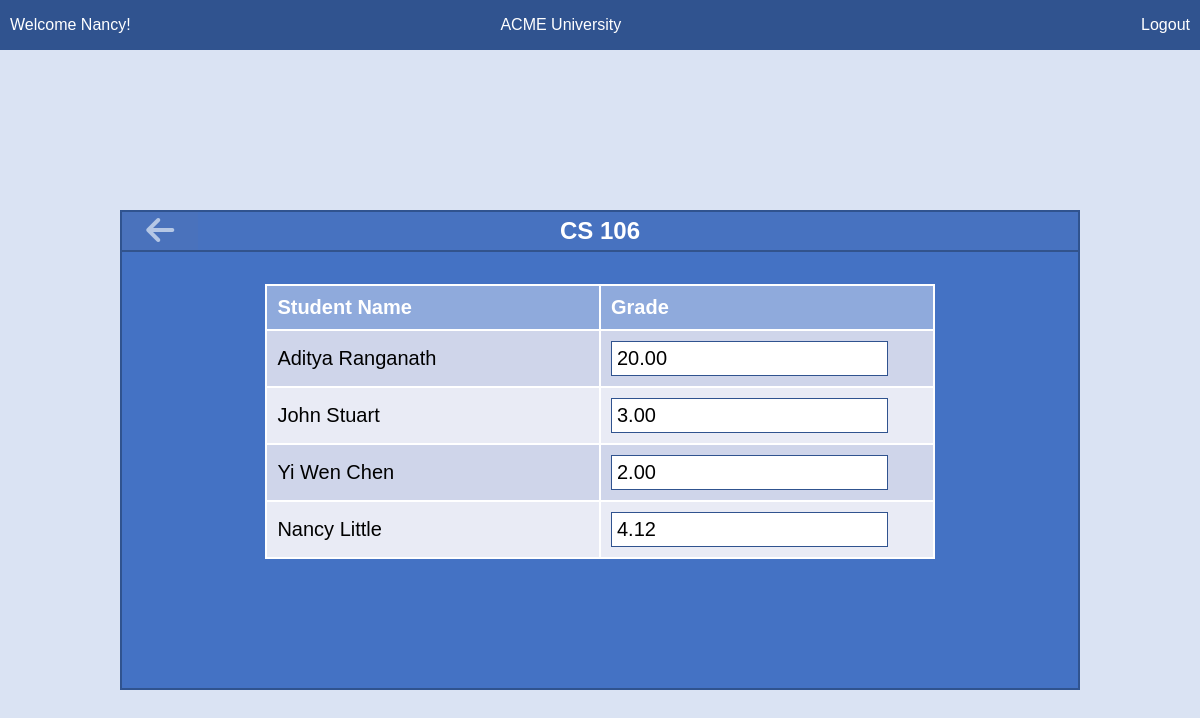
Page /editGrade/1/ (signed in) on the earlier database version.
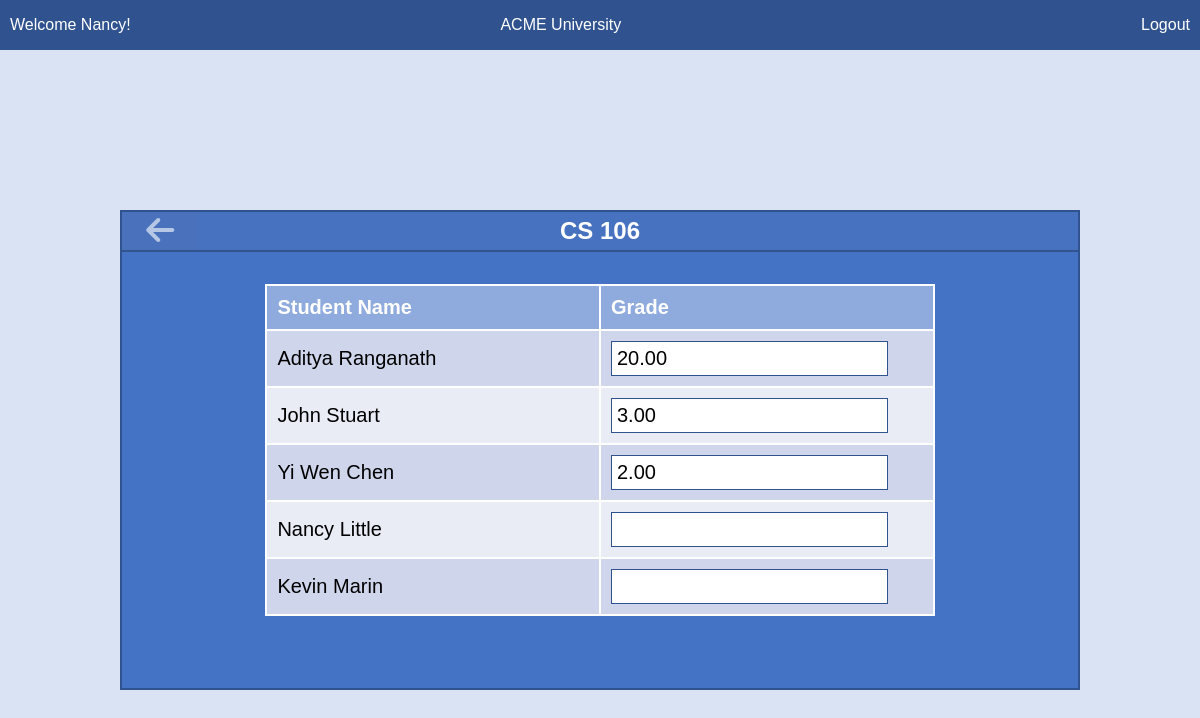
Same page on the later database version.
### base/models.py (models this page shows, shortened)
class Enrollment(models.Model):
    student = models.ForeignKey(Student, on_delete=models.CASCADE, related_name='enrollments')
    course = models.ForeignKey(Course, on_delete=models.CASCADE, related_name='enrollments')
    grade = models.DecimalField(max_digits=5, decimal_places=2, null=True, blank=True)
    class Meta:
        unique_together = ('student', 'course')

class Student(models.Model):
    student_user = models.OneToOneField(User, on_delete=models.CASCADE, related_name='student')
    username = models.CharField(max_length=200, blank=True, null=True)
    first_name = models.CharField(max_length=200, blank=True, null=True)

### base/views.py (the view)
# urls.py: path('editGrade/<int:course_id>/', views.editGrade, name='editGrade'),
@login_required(login_url='login')
def editGrade(request, course_id):
    course = Course.objects.get(id=course_id)
    enrollments = Enrollment.objects.filter(course=course)
    if request.method == 'POST':
        formset = EnrollmentFormSet(request.POST, queryset=enrollments)
        if formset.is_valid():
            formset.save()
            return redirect('home')
        else:
            print(formset.errors)
    else:
        formset = EnrollmentFormSet(queryset=enrollments)
    context = {'enrollments': enrollments, 'formset': formset, 'course': course}
    return render(request, 'base/editing.html', context)

### base/models.py (called while the page is built)
    def __str__(self):
        return str(self.course)

### base/templates/base/editing.html (shortened to what this page needs)
  {% extends 'main.html' %} {% block content %}
  <div class="flex-container">
  <div class="mid-container">
  <div class="title-container">
    <div class="item">
        <button class="click" id="button4" onclick="submitForm(event)"><i class="fas fa-arrow-left arrow-icon" style="color: rgb(181, 199, 229);"></i></i></button>
      <h2 id="button3" >{{course}}</h2>
  </div>
</div>
  <div class="table-container">
    <form method="post">
        <table id="first">
            <col style="width: 50%" />
            <col style="width: 50%" />
            <tr>
                <th>Student Name</th>
                <th>Grade</th>
            </tr>
            {% for form in formset %}
                <tr>
                    <td>{{ form.instance.student.username }}</td>
                    <td>{{ form.grade }}</td>
                </tr>
            {% endfor %}
        </table>
    </form>
</div>
</div>
</div>
{% endblock %}

Differences in the rows shown:
added Enrollment: instance.student.username "Kevin Marin"
Other differences:
form field grade: "4.12" → (not shown)
